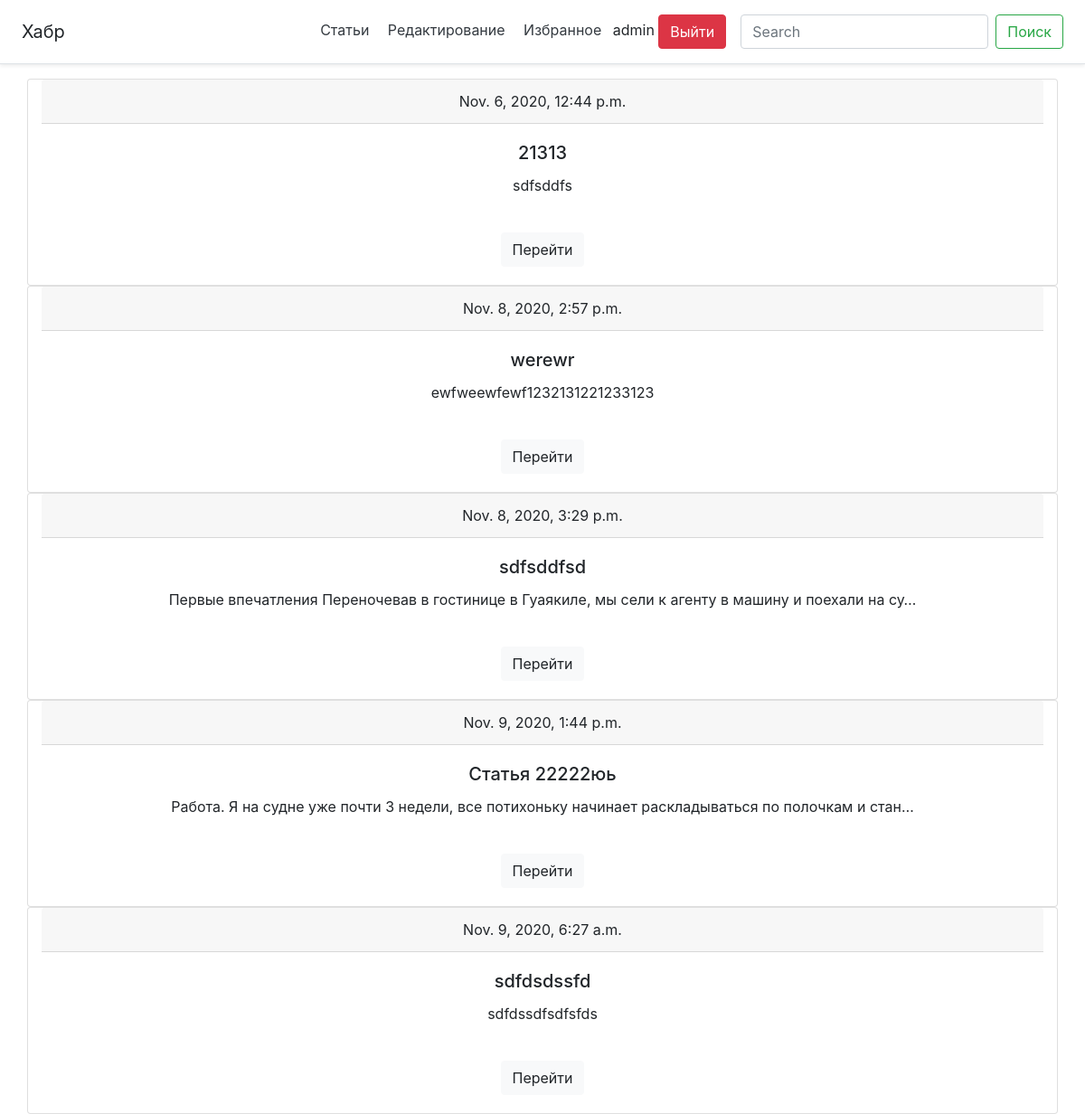
/favoritearticle (signed in), run on an earlier commit of the app's database.
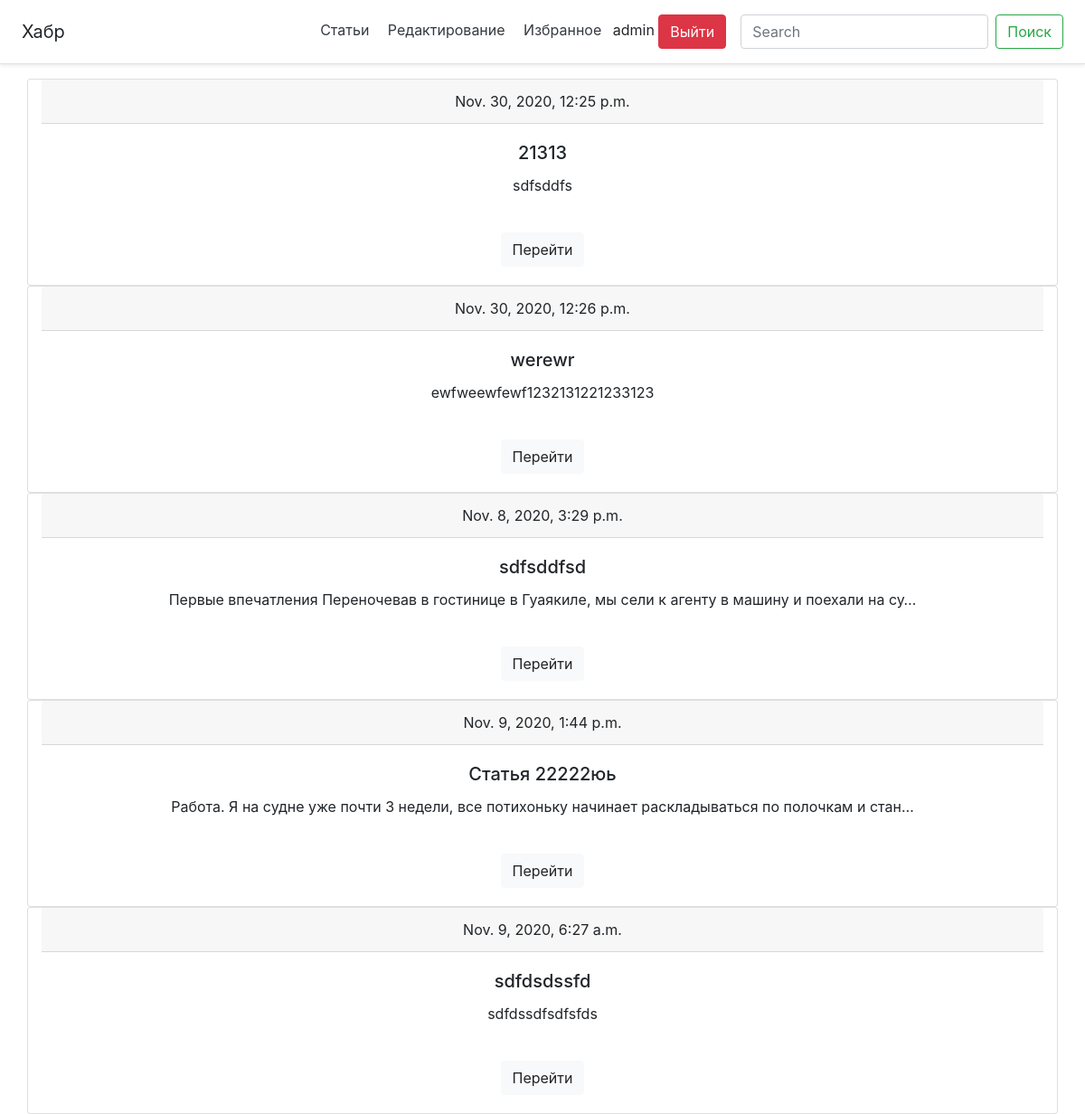
And on a later commit of the database.
### main/models.py (models this page shows, shortened)
class FavoriteArticle(models.Model):
    article_id = models.ForeignKey(Article, on_delete=models.CASCADE, related_name='favorite_article')
    user_id = models.ForeignKey(User, on_delete=CASCADE)

class Article(models.Model):
    user_id = models.ForeignKey(User, on_delete=models.CASCADE, blank=True, null=True)
    create_date = models.DateTimeField(auto_now=True)
    title = models.CharField('title', max_length=100, null=False)
    body = models.TextField('body', null=False)
    views = models.IntegerField(default=0)

### main/views.py (the view)
# urls.py: path('favoritearticle', views.FavoriteView.as_view(), name='favoritearticle'),
class FavoriteView(View):
    def get(self, request, *args, **kwargs):
        favorite_articles = FavoriteArticle.objects.all()
        context = {
            'fav': favorite_articles,
        }
        return render(request, 'main/favoritearticle.html', context)

### main/templates/main/favoritearticle.html
{% extends 'main/base.html' %}
{% block content %}
{% for i in fav%}
{% if request.user == i.user_id %}
<div class="card container">
  <div class="card-header">
      {{i.article_id.create_date}}
  </div>
  <div class="card-body">
    <h5 class="card-title">{{i.article_id.title}}</h5>
    <p class="card-text">{{i.article_id.body|truncatechars:"100"}}</p><br>
    <a href="/article/{{i.article_id.id}}" class="btn btn-light">Перейти</a>
  </div>
</div>
{% endif %}
{% endfor %}
{% endblock %}

What changed in the data, as far as the page shows it:
changed through a linked row, FavoriteArticle "sdfsddfs": article_id.create_date "Nov. 6, 2020, 12:44 p.m." → "Nov. 30, 2020, 12:25 p.m."
changed through a linked row, FavoriteArticle "werewr": article_id.create_date "Nov. 8, 2020, 2:57 p.m." → "Nov. 30, 2020, 12:26 p.m."
